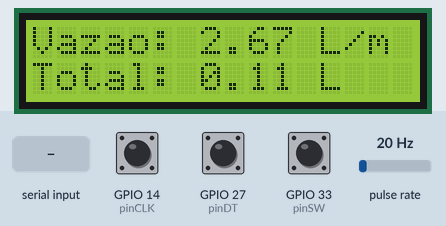
Recording of a sketch running on a simulated ESP32. Parts: 16×2 character LCD. Wiring (inferred from the names in the program): pulse sensor: data GPIO 25. Inputs (shaded band) come from the test bench; at power-on: GPIO 14 (pinCLK) HIGH, GPIO 33 (pinSW) HIGH, pulse rate 20 Hz, GPIO 27 (pinDT) HIGH. WiFi joins after 1.5 s; servers stay silent unless stated; uploads are accepted with an empty reply; EEPROM starts erased; nothing arrives over Bluetooth unless stated; what the sketch prints to the serial monitor is not drawn.

Above: at 2.7 s.
2.8 s: GPIO 14 (pinCLK) pulled LOW for 0.15 s
At 4.8 s:
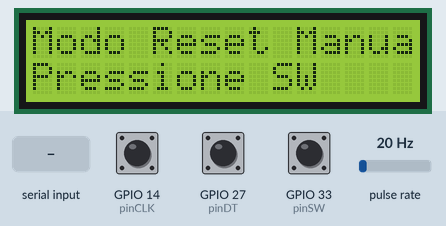
5.1 s: GPIO 33 (pinSW) pulled LOW for 0.15 s
At 5.8 s:
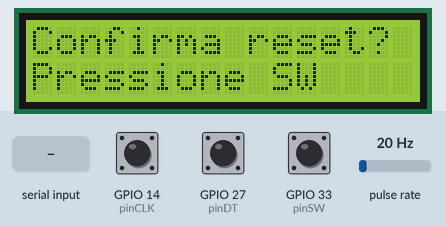
6.7 s: GPIO 14 (pinCLK) pulled LOW for 1 s
At 8.3 s:
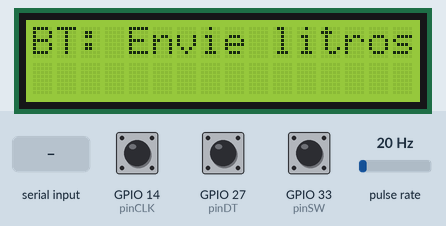
9.2 s: "90,45\n" received over the second serial link
At 9.9 s:
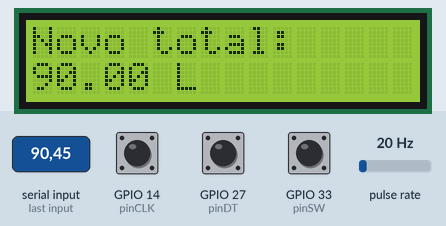
12.2 s: pulse rate (sensor on GPIO 25) set to 0 Hz
At 14.6 s:
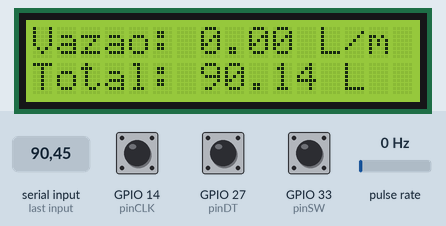
14.9 s: pulse rate (sensor on GPIO 25) set to 3 Hz
At 17.3 s:
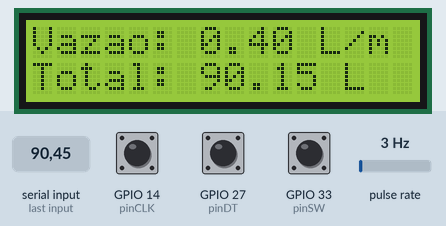
Timing chart, 0 to 18.8 s (numbered marks = the images above; inputs shaded):
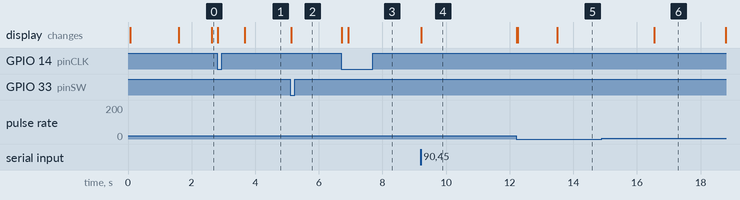

The sketch:

codigoEsp32.ino
```cpp
#include <WiFi.h>
#include <HTTPClient.h>
#include <LiquidCrystal_I2C.h>
#include <EEPROM.h>
#include "esp_sleep.h"
#include "BluetoothSerial.h"

// Bluetooth
BluetoothSerial SerialBT;

// Pino do sensor de fluxo de água
#define sensorPin 25
#define MIN_PULSOS 2
#define EEPROM_SIZE 8

// Pinos do encoder rotativo KY-040
#define pinCLK 14
#define pinDT 27
#define pinSW 33

// Variáveis globais
volatile int pulsos = 0;
unsigned long ultimaLeitura = 0;
unsigned long ultimoFluxoAtivo = 0;
unsigned long ultimaTransmissao = 0;
const unsigned long intervaloTransmissao = 5000;

bool fluxoAtivo = false;
float vazaoLMin = 0;
float totalLitros = 0;

float lastVazao = -1;
float lastTotal = -1;

String URL = "http://192.168.100.47/dht11_project/test_data.php";

// LCD
int lcdColumns = 16;
int lcdRows = 2;
LiquidCrystal_I2C lcd(0x27, lcdColumns, lcdRows);

// WiFi
const char *ssid = "Oi_AA16";
const char *pass = "J6XbunM9";

float carregarTotalEEPROM() {
  float valor;
  EEPROM.get(0, valor);
  return isnan(valor) ? 0 : valor;
}

// Modos
int modoAtual = 1;  // 1: Medição | 2: Reset | 3: Ajuste via Bluetooth
bool aguardandoConfirmacao = false;
unsigned long ultimoDebounce = 0;
const unsigned long debounceDelay = 200;

// Interrupção do sensor
void IRAM_ATTR contarPulso() {
  pulsos++;
}

// Conexão WiFi
void connectWiFi() {
  if (WiFi.status() == WL_CONNECTED) return;

  WiFi.begin(ssid, pass);
  Serial.print("Conectando WiFi");

  int tentativas = 0;
  while (WiFi.status() != WL_CONNECTED && tentativas < 10) {
    delay(500);
    Serial.print(".");
    tentativas++;
  }

  if (WiFi.status() == WL_CONNECTED) {
    Serial.println("\nWiFi conectado.");
    Serial.print("IP: ");
    Serial.println(WiFi.localIP());
  } else {
    Serial.println("\nFalha ao conectar WiFi.");
  }
}

// Envia dados HTTP e mede latência
void enviarDados(float vazao_m3, float total_m3) {
  if (WiFi.status() != WL_CONNECTED) connectWiFi();
  if (WiFi.status() != WL_CONNECTED) {
    Serial.println("Sem WiFi. Dados não enviados.");
    return;
  }

  unsigned long inicio = millis();  // Início da medição de latência

  HTTPClient http;
  http.begin(URL);
  http.addHeader("Content-Type", "application/x-www-form-urlencoded");

  String postData = "vazao=" + String(vazao_m3, 6) + "&total=" + String(total_m3, 6);
  Serial.print("Enviando: ");
  Serial.println(postData);

  int httpCode = http.POST(postData);

  unsigned long fim = millis();  // Fim da medição
  Serial.print("Latência HTTP: ");
  Serial.print(fim - inicio);
  Serial.println(" ms");

  if (httpCode > 0) {
    Serial.println("Resposta: " + http.getString());
  } else {
    Serial.println("Erro HTTP: " + String(httpCode));
  }

  http.end();
}

// EEPROM
void salvarTotalEEPROM(float total) {
  EEPROM.put(0, total);
  EEPROM.commit();
}

// Deep sleep
void entrarEmSleep() {
  Serial.println("Modo: Deep Sleep - Consumo estimado: ~10 µA");
  Serial.println("Entrando em deep sleep...");

  lcd.clear();
  lcd.setCursor(0, 0);
  lcd.print("Sem fluxo...");
  lcd.setCursor(0, 1);
  lcd.print("Dormindo...");
  delay(2000);
  lcd.noBacklight();

  WiFi.disconnect(true);
  detachInterrupt(digitalPinToInterrupt(sensorPin));
  esp_sleep_enable_ext0_wakeup((gpio_num_t)sensorPin, 0);
  esp_deep_sleep_start();
}

// Encoder: mudança de modo
void verificarMudancaModo() {
  static int ultimoCLK = HIGH;
  static int ultimoDT = HIGH;

  int atualCLK = digitalRead(pinCLK);
  int atualDT = digitalRead(pinDT);

  if (atualCLK == LOW && ultimoCLK == HIGH) {
    modoAtual++;
    if (modoAtual > 3) modoAtual = 1;

    lcd.clear();
    switch (modoAtual) {
      case 1: lcd.print("Modo 1: Medicao"); break;
      case 2: lcd.print("Modo 2: Reset"); break;
      case 3: lcd.print("Modo 3: BT Ajuste"); break;
    }

    Serial.println("Mudou para modo: " + String(modoAtual));
    aguardandoConfirmacao = false;
  }

  ultimoCLK = atualCLK;
  ultimoDT = atualDT;
}

// Botão: reset
void verificarBotaoReset() {
  static int ultimoEstadoSW = HIGH;
  int estadoSW = digitalRead(pinSW);

  if (estadoSW == LOW && ultimoEstadoSW == HIGH && millis() - ultimoDebounce > debounceDelay) {
    ultimoDebounce = millis();

    if (modoAtual == 2 && !aguardandoConfirmacao) {
      aguardandoConfirmacao = true;
      lcd.clear();
      lcd.setCursor(0, 0);
      lcd.print("Confirma reset?");
      lcd.setCursor(0, 1);
      lcd.print("Pressione SW");
    } else if (modoAtual == 2 && aguardandoConfirmacao) {
      totalLitros = 0;
      salvarTotalEEPROM(totalLitros);
      aguardandoConfirmacao = false;
      lcd.clear();
      lcd.setCursor(0, 0);
      lcd.print("Reset realizado");
      delay(1500);
      lcd.clear();
    }
  }

  ultimoEstadoSW = estadoSW;
}

// Setup
void setup() {
  Serial.begin(115200);
  SerialBT.begin("FluxoESP32");
  EEPROM.begin(EEPROM_SIZE);

  pinMode(sensorPin, INPUT_PULLUP);
  attachInterrupt(digitalPinToInterrupt(sensorPin), contarPulso, RISING);

  pinMode(pinCLK, INPUT_PULLUP);
  pinMode(pinDT, INPUT_PULLUP);
  pinMode(pinSW, INPUT_PULLUP);

  lcd.init();
  lcd.backlight();

  totalLitros = carregarTotalEEPROM();
  connectWiFi();

  if (esp_sleep_get_wakeup_cause() == ESP_SLEEP_WAKEUP_EXT0) {
    lcd.setCursor(0, 0);
    lcd.print("Acordou por fluxo");
    Serial.println("Acordou do deep sleep por fluxo.");
    delay(5000);

    pulsos = 0;
    attachInterrupt(digitalPinToInterrupt(sensorPin), contarPulso, RISING);
    delay(3000);
    detachInterrupt(digitalPinToInterrupt(sensorPin));

    if (pulsos < MIN_PULSOS) {
      Serial.println("Fluxo insuficiente. Voltando para sleep...");
      entrarEmSleep();
    }
  }
}

// Loop principal
void loop() {
  if (millis() - ultimaLeitura >= 1000) {
    detachInterrupt(digitalPinToInterrupt(sensorPin));

    if (pulsos >= MIN_PULSOS) {
      fluxoAtivo = true;
      vazaoLMin = pulsos / 7.5;
      totalLitros += vazaoLMin / 60.0;
      ultimoFluxoAtivo = millis();
    } else {
      fluxoAtivo = false;
      vazaoLMin = 0;
    }

    if (!fluxoAtivo && millis() - ultimoFluxoAtivo > 60000) {
      salvarTotalEEPROM(totalLitros);
      entrarEmSleep();
    }

    // Mostra modo atual e estimativa de consumo
    if (fluxoAtivo) {
      Serial.println("Modo: Ativo com fluxo - Consumo estimado: ~200 mA");
    } else {
      Serial.println("Modo: Ativo sem fluxo - Consumo estimado: ~80 mA");
    }

    if (modoAtual == 1) {
      if (abs(vazaoLMin - lastVazao) > 0.1 || abs(totalLitros - lastTotal) > 0.01) {
        lcd.clear();
        lcd.setCursor(0, 0);
        lcd.print("Vazao: ");
        lcd.print(vazaoLMin, 2);
        lcd.print(" L/m");

        lcd.setCursor(0, 1);
        lcd.print("Total: ");
        lcd.print(totalLitros, 2);
        lcd.print(" L");

        lastVazao = vazaoLMin;
        lastTotal = totalLitros;
      }
    } else if (modoAtual == 2 && !aguardandoConfirmacao) {
      lcd.clear();
      lcd.setCursor(0, 0);
      lcd.print("Modo Reset Manual");
      lcd.setCursor(0, 1);
      lcd.print("Pressione SW");
    } else if (modoAtual == 3) {
      lcd.setCursor(0, 0);
      lcd.print("BT: Envie litros");
    }

    Serial.printf("Vazao: %.2f L/min | Total: %.2f L\n", vazaoLMin, totalLitros);

    if (fluxoAtivo && millis() - ultimaTransmissao > intervaloTransmissao) {
      enviarDados(vazaoLMin / 1000.0, totalLitros / 1000.0);
      ultimaTransmissao = millis();
    }

    salvarTotalEEPROM(totalLitros);

    pulsos = 0;
    ultimaLeitura = millis();
    attachInterrupt(digitalPinToInterrupt(sensorPin), contarPulso, RISING);
  }

  verificarMudancaModo();
  verificarBotaoReset();

  // Modo 3: Bluetooth - ajuste de total
  if (modoAtual == 3 && SerialBT.available()) {
    String entrada = SerialBT.readStringUntil('\n');
    entrada.trim();
    float novoTotal = entrada.toFloat();

    if (novoTotal >= 0.0) {
      totalLitros = novoTotal;
      salvarTotalEEPROM(totalLitros);
      lcd.clear();
      lcd.setCursor(0, 0);
      lcd.print("Novo total:");
      lcd.setCursor(0, 1);
      lcd.print(totalLitros, 2);
      lcd.print(" L");

      Serial.println("Total ajustado via BT: " + String(totalLitros, 2));
      delay(3000);
      modoAtual = 1;
      lcd.clear();
    } else {
      Serial.println("Entrada invalida via BT.");
    }
  }
}
```

Measured:
- after the input at 2.8 s, the display: first changes at once (image 1 shows a later state)
- after the input at 5.1 s, the display: changes at once (image 2)
- after the input at 6.7 s, the display: first changes at once (image 3 shows a later state)
- after the input at 9.2 s, the display: changes at once (image 4)
- after the input at 14.9 s, the display: changes after 1.6 s (image 6)
